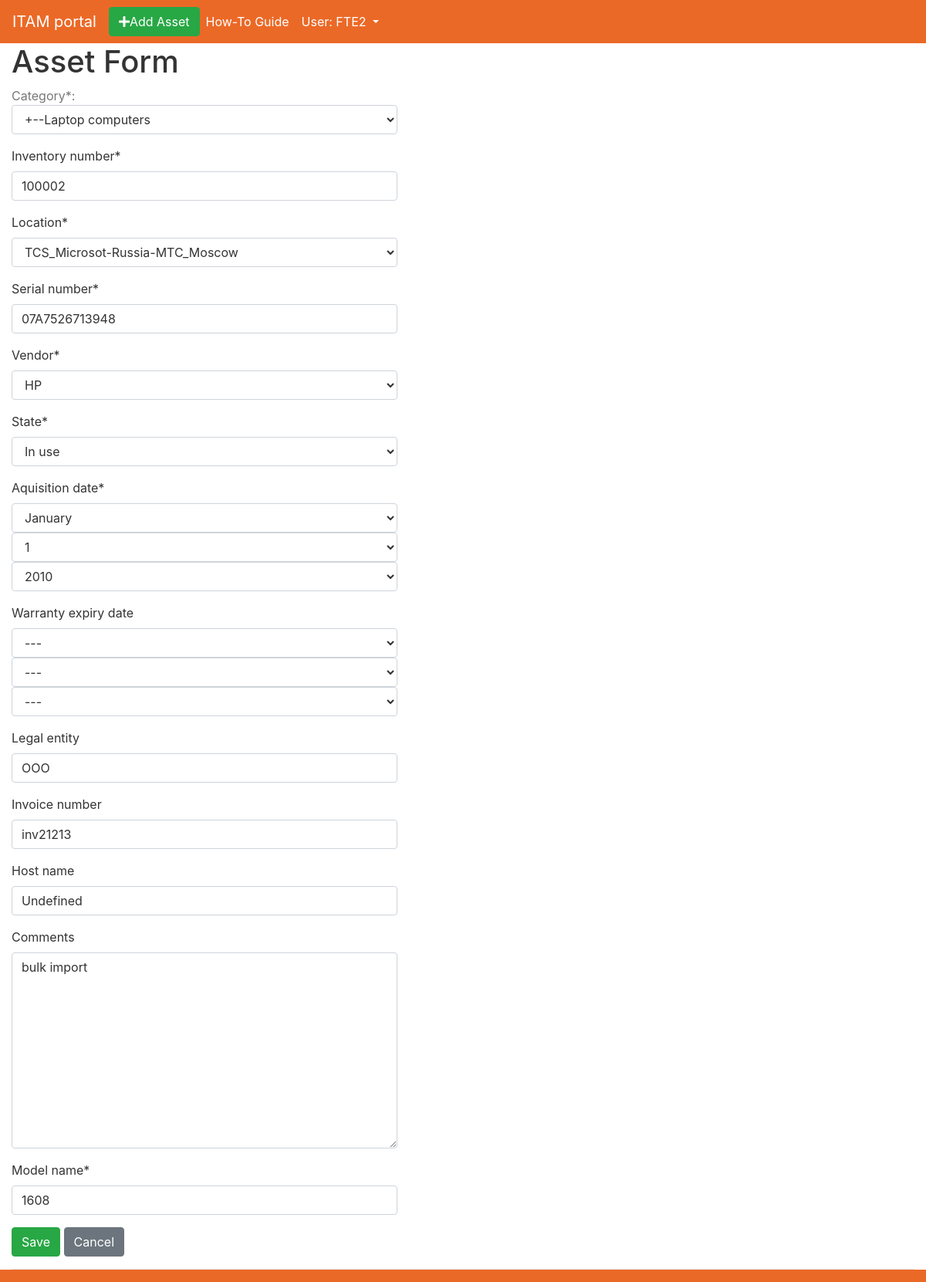
Screenshot of /assets/9/edit/ (signed in) with the database file from the repository.
### assets_app/models.py (models this page shows, shortened)
class Asset(models.Model):
    inventory_number = models.CharField(max_length=50, unique=True)
    model_name = models.CharField(max_length=50, unique=False, blank=False)
    category = TreeForeignKey('Category', on_delete=models.SET('UNCATEGORISED'), blank=False)
    location = models.ForeignKey('Location', on_delete=models.SET('NOT SET'), blank=False, null=True)
    serial_number = models.CharField(max_length=50, blank=False, null=True)
    vendor = models.ForeignKey(Vendor, on_delete=models.SET('NOT SET'), blank=False, null=True)
    state = models.ForeignKey(State, on_delete=models.SET('NOT SET'), blank=False, null=True)
    aquisition_date = models.DateField(null=True)
    warranty_expiry_date = models.DateField(blank=True, null=True)
    added_on = models.DateTimeField(editable=False, default=timezone.now)
    modified_on = models.DateTimeField(editable=False, default=timezone.now)
    legal_entity = models.CharField(max_length=100, blank=True)
    invoice_number = models.CharField(max_length=50, blank=True)
    host_name = models.CharField(max_length=100, blank=True)
    comments = models.TextField(blank=True)
    class Meta:
        verbose_name = 'Asset'
        verbose_name_plural = 'Assets'

### assets_app/views.py (the view, shortened to what this page needs)
# urls.py: url(r'^assets/(?P<pk>\d+)/edit/$', views.AssetUpdateView.as_view(), name='asset_edit'),
class AssetUpdateView(LoginRequiredMixin,SameLocationOnlyMixin,UpdateView):
    form_class = AssetForm
    model = Asset
    def get_form_kwargs(self, *args, **kwargs):
        kwargs = super(AssetUpdateView, self).get_form_kwargs(*args, **kwargs)
        kwargs['user_id'] = self.request.user.pk
        return kwargs
    def get_context_data(self, **kwargs):
            context = super(AssetUpdateView, self).get_context_data(**kwargs)
            asset = Asset.objects.get(id=self.kwargs.get('pk', 0))
            context['initial_category'] = Category.objects.get(id=asset.category.pk)
            return context

### assets_app/models.py (called while the page is built)
    def __str__(self):
        return self.name

    def __str__(self):
        return self.name

    def __str__(self):
        return self.name

### assets_app/views.py (called while the page is built)
    def has_permissions(self,**kwargs):
        user_locations = Employee.objects.filter(user=self.request.user.id).values_list('permitted_locations',flat=True)
        asset_locations = Asset.objects.get(pk=self.kwargs.get('pk',0)).location.id
        return asset_locations in user_locations

    def dispatch(self, request, *args, **kwargs):
        if not self.has_permissions():
            return render(request, 'assets_app/no_access.html', context=None)
        return super(SameLocationOnlyMixin, self).dispatch(request, *args, **kwargs)

### templates/assets_app/asset_form.html (shortened to what this page needs)
{% extends 'assets_app/base.html' %}
{% block content %}
{% load mptt_tags %}
{% load crispy_forms_tags %}
            <h1>Asset Form</h1>
            <div class='form'>
            <form class='post-form' method='POST'>
                <p>
                    Category*: <select class='form-control' name="category" id="id_category" required>
                        {% full_tree_for_model assets_app.Category as category %}
                        <option value="{{initial_category.id}}">+--{{initial_category.name}}</option>
                    </select>
                </p>
                {{form|crispy}}
                <div class='glyphicon glyphicon-plus'>
                    <button type='submit' class='btn btn-secondary btn-success'>Save</button>
                    <button type='button' class='btn btn-secondary' onClick="window.history.back();return false;">Cancel</button>
                </div>
            </form>
            </div>
{% endblock %}

### templates/assets_app/base.html (shortened to what this page needs)
<!DOCTYPE html>
{% load static %}
<html>
    <head>
<link rel="stylesheet" href="https://stackpath.bootstrapcdn.com/bootstrap/4.3.1/css/bootstrap.min.css">
<link rel="stylesheet" type="text/css" href="/static/assets_app/default.css">
<link rel="stylesheet" href="https://use.fontawesome.com/releases/v5.6.3/css/all.css">
    </head>
    <body>
                    <nav class="navbar navbar-expand-lg navbar-dark sticky-top" style="background-color: #eb6927; color: #fff;">
                    <a class="navbar-brand" href="/">ITAM portal</a>
                    <a href="{% url 'asset_new' %}">
                    <button type='button' class='btn btn-secondary btn-success' style='color:white;'><i class="fas fa-plus"></i>Add Asset</button>
                    </a>
                    <div class="collapse navbar-collapse" id="navbarNavDropdown">
                        <ul class="navbar-nav">
                        <li class="nav-item active">
                            <a class="nav-link" href="#">How-To Guide<span class="sr-only">(current)</span></a>
                        </li>
                        <li class="nav-item dropdown">
                            <a class="nav-link dropdown-toggle active" href="#" id="navbarDropdownMenuLink" data-toggle="dropdown" aria-haspopup="true" aria-expanded="false">
                                            {% if user.is_authenticated %}
                                                User: {{ user.get_username }}
                                            {% else %}
                                                <span class="caret">Please log in.</span>
                                            {% endif %}
                            </a>
                        </li>
                        </ul>
                    </div>
                    </nav>
        <div class="container-fluid">
            <div class="row">
                <div class="col-sm-12 col-md-12 col-lg-12">
                <div class="row">
                    <div class="col-sm-12 col-md-12 col-lg-12">
                        {% block content %}
                        {% endblock %}
                    </div>
                </div>
        </div>
    <div class="container-fluid">
        <div class="row">
            <div class="col-sm-12 col-md-12 col-lg-12">
            <nav class="navbar fixed-bottom navbar-light" style="background-color: #eb6927;">
            </div>
        </div>
    </div>
    </body>
</html>

### static/assets_app/default.css (style rules this page uses)
body { color: #777; }
a { color: #006699; }
p { color: #777; }
h1 { color: #333333; }
div.form { max-width:500px; color: #333333; }
label { color: #333333; }
.form-control { color: #333333; }

### rows the page displays
Asset: inventory_number "100002", location "TCS_Microsot-Russia-MTC_Moscow", serial_number "07A7526713948", vendor "HP", state "In use", legal_entity "OOO", invoice_number "inv21213", host_name "Undefined", comments "bulk import", model_name "1608"

### other values shown
{{ user.get_username }} "FTE2"
